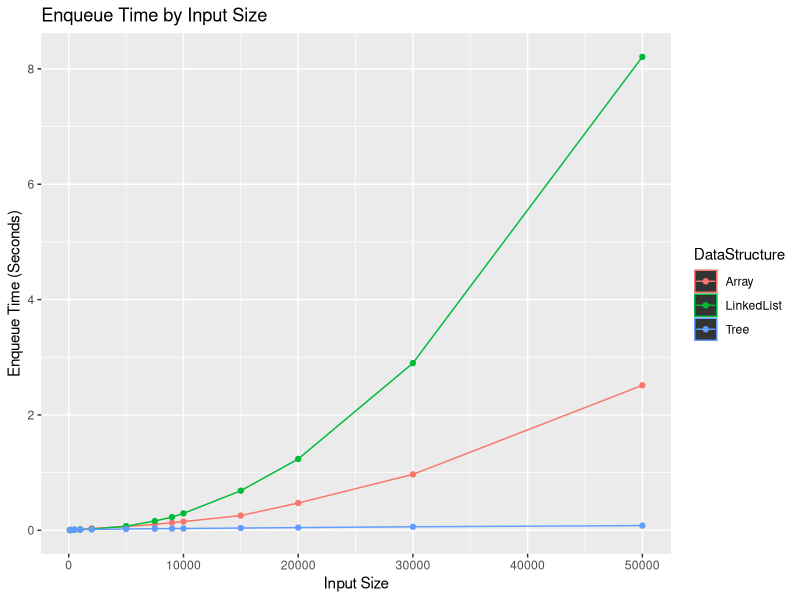
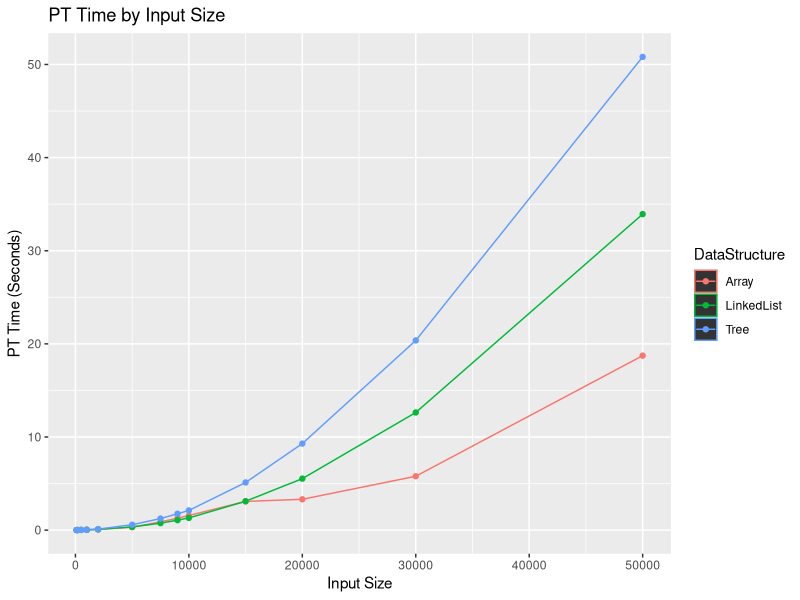
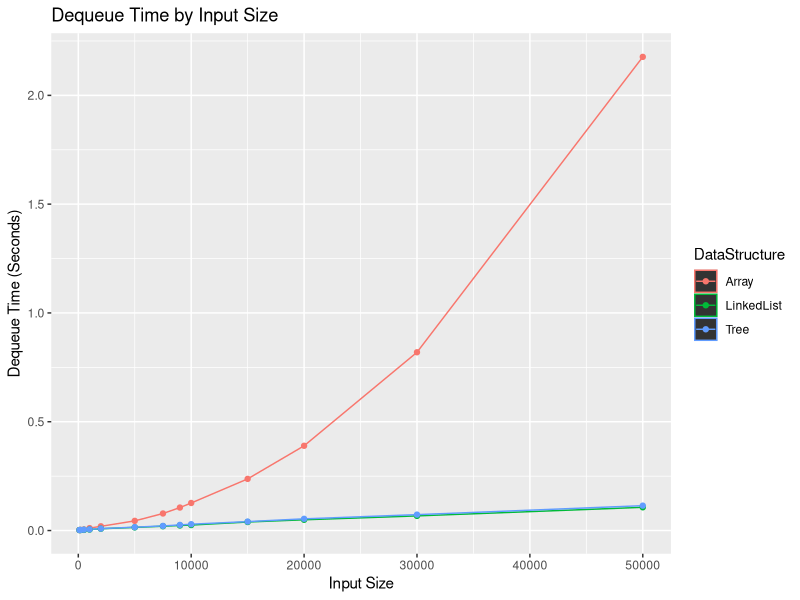
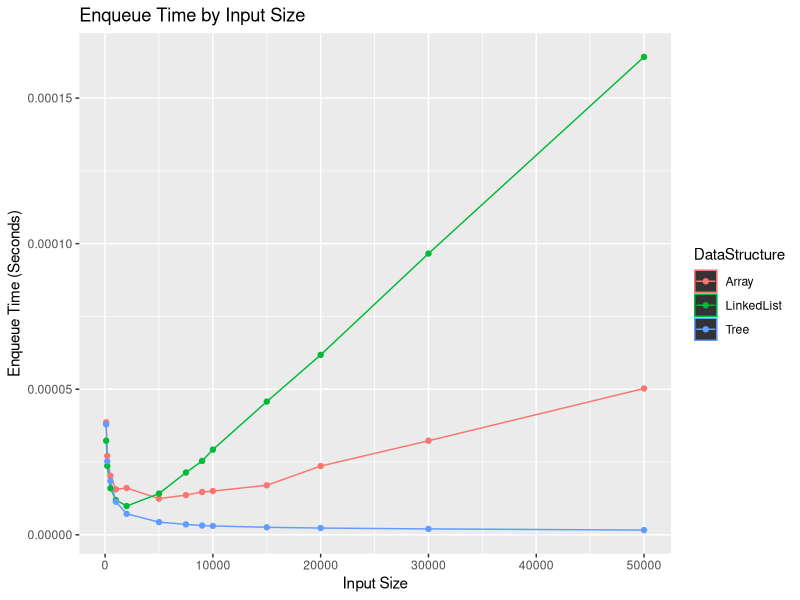
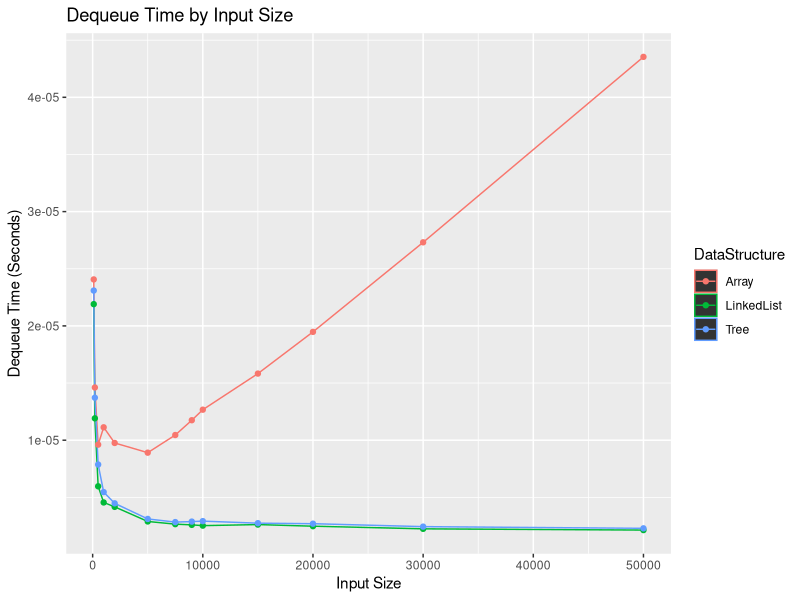
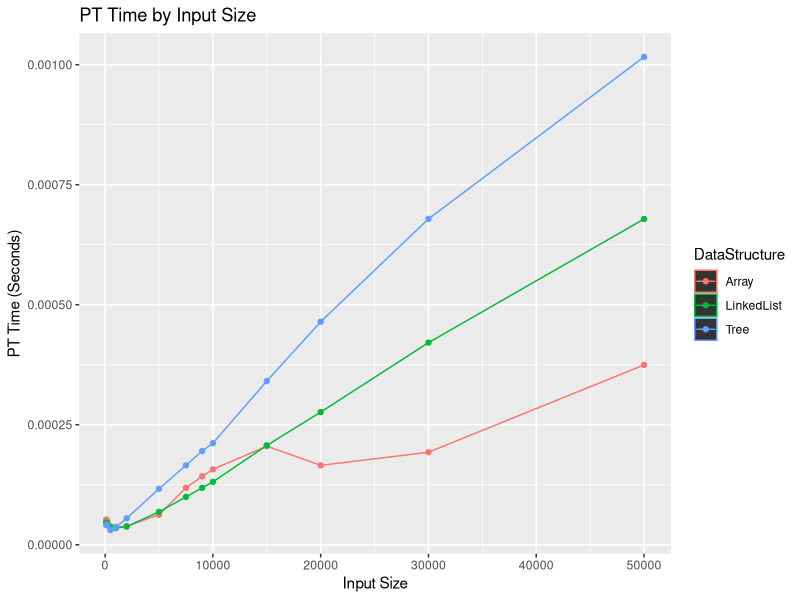

Write R code to recreate these figures, in order.
## ---- chunk 1
setwd("/home/oli/Desktop/Github/Algorithms & Analysis/Algorithm-Assignment-1/in/")
df <- read.csv("results.txt", header=TRUE, sep=",")
## ---- chunk 2
#install.packages("dplyr")
library(dplyr)
df$DataStructure <- recode(df$DataStructure, BinarySearchTreeRQ = 'Tree', OrderedArrayRQ = 'Array',
                           OrderedLinkedListRQ = 'LinkedList')
## ---- chunk 3
df_grouped <- df %>% group_by(DataStructure, SampleSize)
df_grouped <- df_grouped %>% summarise(
  EnqueueTime = mean(EnqueueTime),
  PtTime = mean(PtTime),
  DequeueTime = mean(DequeueTime)
)

df_grouped
## ---- chunk 4
library(ggplot2)
eq_plt <- ggplot(df, aes(x = SampleSize, y = EnqueueTime, colour = DataStructure)) + 
  stat_summary(geom = "ribbon", fun.data = mean_cl_normal, width = 0.1, conf.int = 0.95) +
  stat_summary(geom = "line", fun.y = mean) +
  stat_summary(geom = "point", fun.y = mean) +
  ggtitle("Enqueue Time by Input Size") +
  ylab("Enqueue Time (Seconds)") +
  xlab("Input Size")

eq_plt
## ---- chunk 5
df_grouped$SampleSize2 <- (df_grouped$SampleSize)^2
tree_eq_mod <- df_grouped %>% subset(DataStructure=='Tree')
tree_eq_mod <- lm(EnqueueTime ~ SampleSize, data=tree_eq_mod)

array_eq_mod <- df_grouped %>% subset(DataStructure=='Array')
array_eq_mod <- lm(EnqueueTime ~ SampleSize+SampleSize2, data=array_eq_mod)

list_eq_mod <- df_grouped %>% subset(DataStructure=='LinkedList')
list_eq_mod <- lm(EnqueueTime ~ SampleSize+SampleSize2, data=list_eq_mod)

tree_eq_mod
array_eq_mod
list_eq_mod
## ---- chunk 6
pt_plt <- ggplot(df, aes(x = SampleSize, y = PtTime, colour = DataStructure)) + 
  stat_summary(geom = "ribbon", fun.data = mean_cl_normal, width = 0.1, conf.int = 0.95) +
  stat_summary(geom = "line", fun.y = mean) +
  stat_summary(geom = "point", fun.y = mean) +  
  ggtitle("PT Time by Input Size") +
  ylab("PT Time (Seconds)") +
  xlab("Input Size")

pt_plt
## ---- chunk 7
tree_pt_mod <- df_grouped %>% subset(DataStructure=='Tree')
tree_pt_mod <- lm(PtTime ~ SampleSize+SampleSize2, data=tree_pt_mod)

array_pt_mod <- df_grouped %>% subset(DataStructure=='Array')
array_pt_mod <- lm(PtTime ~ SampleSize+SampleSize2, data=array_pt_mod)

list_pt_mod <- df_grouped %>% subset(DataStructure=='LinkedList')
list_pt_mod <- lm(PtTime ~ SampleSize+SampleSize2, data=list_pt_mod)

tree_pt_mod
array_pt_mod
list_pt_mod
## ---- chunk 8
dq_plt <- ggplot(df, aes(x = SampleSize, y = DequeueTime, colour = DataStructure)) + 
  stat_summary(geom = "ribbon", fun.data = mean_cl_normal, width = 0.1, conf.int = 0.95) +
  stat_summary(geom = "line", fun.y = mean) +
  stat_summary(geom = "point", fun.y = mean) +
  ggtitle("Dequeue Time by Input Size") +
  ylab("Dequeue Time (Seconds)") +
  xlab("Input Size")

dq_plt
## ---- chunk 9
tree_dq_mod <- df_grouped %>% subset(DataStructure=='Tree')
tree_dq_mod <- lm(DequeueTime ~ SampleSize, data=tree_dq_mod)


array_dq_mod <- df_grouped %>% subset(DataStructure=='Array')
array_dq_mod <- lm(DequeueTime ~ SampleSize+SampleSize2, data=array_dq_mod)

list_dq_mod <- df_grouped %>% subset(DataStructure=='LinkedList')
list_dq_mod <- lm(DequeueTime ~ SampleSize, data=list_dq_mod)

tree_dq_mod
array_dq_mod
list_dq_mod
## ---- chunk 10
df$eq_time_norm <- df$EnqueueTime / df$SampleSize
df$dq_time_norm <- df$DequeueTime / df$SampleSize
df$pt_time_norm <- df$PtTime / df$SampleSize
## ---- chunk 11
ggplot(df, aes(x = SampleSize, y = eq_time_norm, colour = DataStructure)) + 
  stat_summary(geom = "ribbon", fun.data = mean_cl_normal, width = 0.1, conf.int = 0.95) +
  stat_summary(geom = "line", fun.y = mean) +
  stat_summary(geom = "point", fun.y = mean) +
  ggtitle("Enqueue Time by Input Size") +
  ylab("Enqueue Time (Seconds)") +
  xlab("Input Size")
## ---- chunk 12
ggplot(df, aes(x = SampleSize, y = dq_time_norm, colour = DataStructure)) + 
  stat_summary(geom = "ribbon", fun.data = mean_cl_normal, width = 0.1, conf.int = 0.95) +
  stat_summary(geom = "line", fun.y = mean) +
  stat_summary(geom = "point", fun.y = mean) +
  ggtitle("Dequeue Time by Input Size") +
  ylab("Dequeue Time (Seconds)") +
  xlab("Input Size")
## ---- chunk 13
ggplot(df, aes(x = SampleSize, y = pt_time_norm, colour = DataStructure)) + 
  stat_summary(geom = "ribbon", fun.data = mean_cl_normal, width = 0.1, conf.int = 0.95) +
  stat_summary(geom = "line", fun.y = mean) +
  stat_summary(geom = "point", fun.y = mean) +
  ggtitle("PT Time by Input Size") +
  ylab("PT Time (Seconds)") +
  xlab("Input Size")
